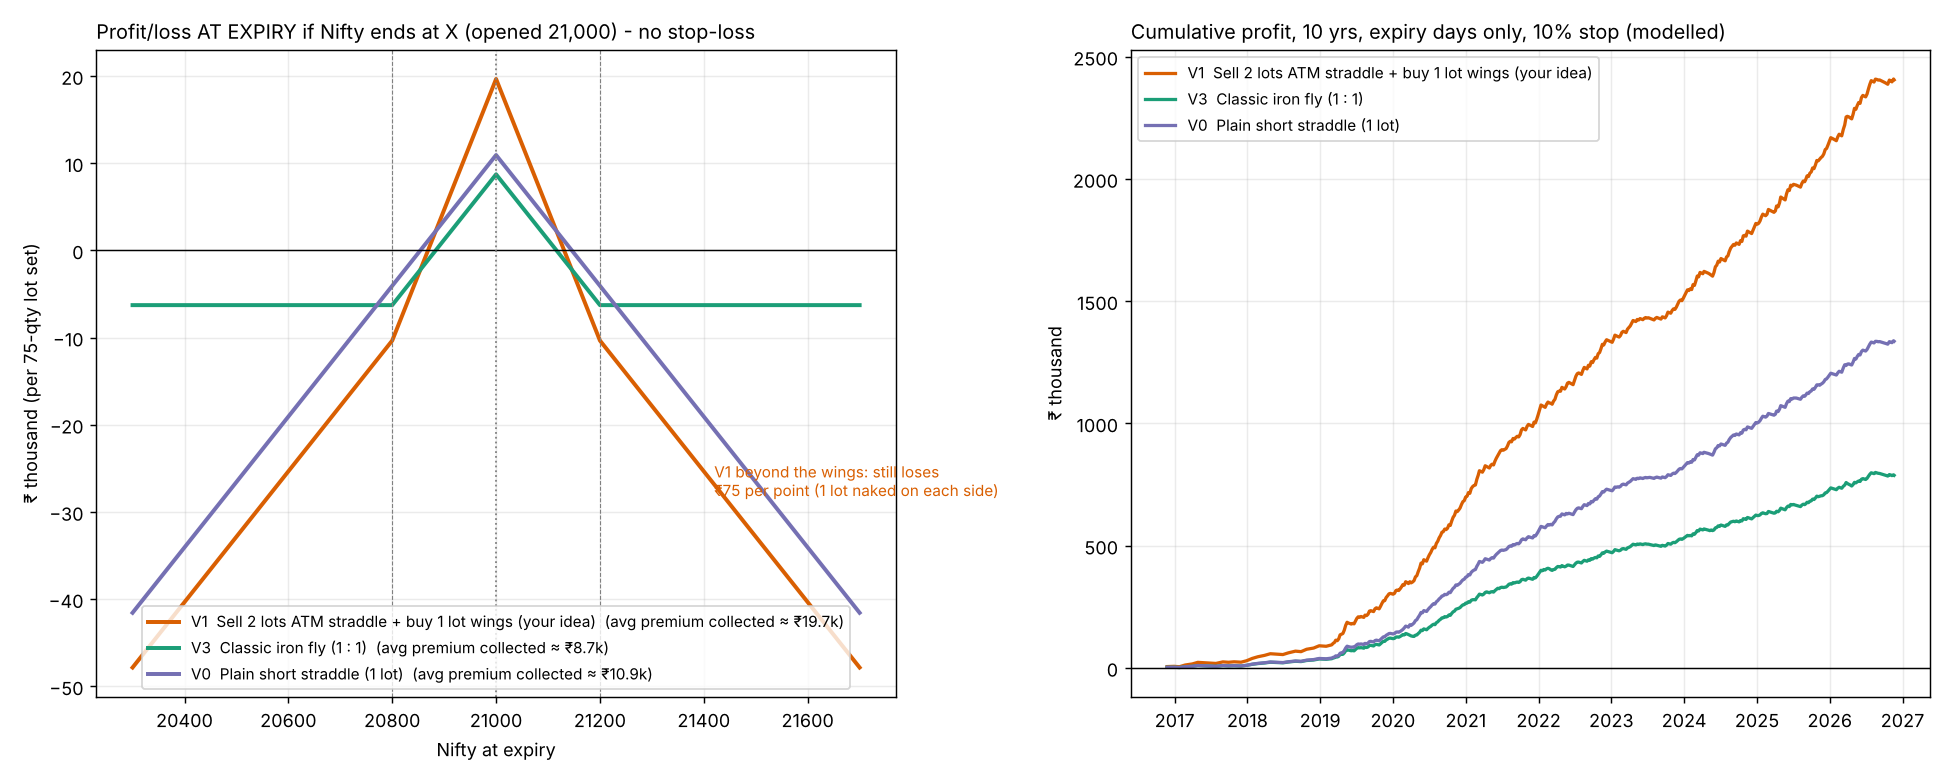

The Python source for this figure:
import numpy as np, pandas as pd, matplotlib; matplotlib.use("Agg"); import matplotlib.pyplot as plt
from hedged_straddle import *
v = {k: VAR[k] for k in list(VAR)[:3]}; short = {"V1: sell 2 straddles + buy 1 wing pair": "V1  Sell 2 lots ATM straddle + buy 1 lot wings (your idea)", "V3: iron fly (1 straddle + 1 wing pair)": "V3  Classic iron fly (1 : 1)", "V0: plain short straddle (no hedge)": "V0  Plain short straddle (1 lot)"}
col = {"V1": "#d95f02", "V3": "#1b9e77", "V0": "#7570b3"}; fig, ax = plt.subplots(1, 2, figsize=(15, 6)); K = 21000
S = np.arange(20300, 21701, 10); cred = {}
runs = {nm: run_daily(var, 10) for nm, var in v.items()}
for nm, var in v.items():
    a, b, sd = var; c0 = runs[nm].credit.mean() / LOT; cred[nm] = c0
    pts = c0 - (a * np.abs(S - K) - b * (np.maximum(S - K - W, 0) + np.maximum(K - W - S, 0))); ax[0].plot(S, pts * LOT / 1000, color=col[nm[:2]], lw=2.2, label=f"{short[nm]}  (avg premium collected ≈ ₹{c0*LOT/1000:.1f}k)")
ax[0].axhline(0, color="k", lw=.8); ax[0].axvline(K, color="grey", ls=":", lw=1); [ax[0].axvline(K + x, color="grey", ls="--", lw=.6) for x in (-W, W)]
ax[0].set_title("Profit/loss AT EXPIRY if Nifty ends at X (opened 21,000) - no stop-loss", loc="left", fontsize=11); ax[0].set_xlabel("Nifty at expiry"); ax[0].set_ylabel("₹ thousand (per 75-qty lot set)"); ax[0].legend(fontsize=8.5, loc="lower center"); ax[0].grid(alpha=.25)
ax[0].annotate("V1 beyond the wings: still loses\n₹75 per point (1 lot naked on each side)", (21420, ax[0].get_ylim()[0] * .55), fontsize=8.5, color=col["V1"])
for nm, r in runs.items(): ax[1].plot(r.date, r.pnl.cumsum() / 1000, color=col[nm[:2]], lw=1.8, label=short[nm])
ax[1].set_title("Cumulative profit, 10 yrs, expiry days only, 10% stop (modelled)", loc="left", fontsize=11); ax[1].set_ylabel("₹ thousand"); ax[1].legend(fontsize=8.5); ax[1].grid(alpha=.25); ax[1].axhline(0, color="k", lw=.8)
fig.tight_layout(); fig.savefig("hedged_straddle_chart.png", dpi=130); print({k[:2]: round(c * LOT) for k, c in cred.items()})
